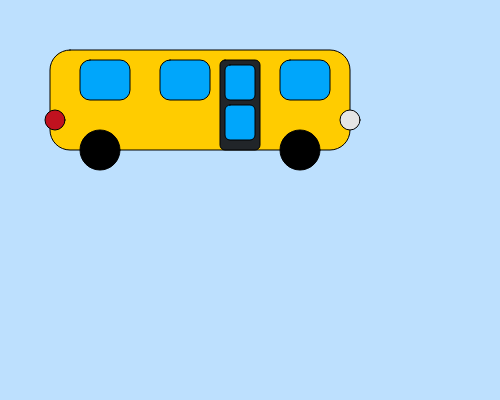
Frame 1 (no input)
Frame 60 (no input): identical to frame 1, image omitted
Frame 120 (the mouse pressed at the canvas centre since frame 60): identical to frame 1, image omitted

The p5.js sketch that drew this single still picture (run headless with seeded random() and noise() and a simulated clock; from frame 60 on, the mouse is pressed at the canvas centre):

// p5.js sketch
// ── sketch.js
function setup() {
  createCanvas(500, 400);//size of the canvas
}

function draw() {
  background('#bde0fe');//background color

  //body of the bus
  fill(255, 204, 0);//yellow color
  rect(50, 50, 300, 100, 20);//size of the rectangle with border radius 

  //windows of the bus
  fill('#00a6fb');// blue color
  rect(80, 60, 50, 40, 10); //window 1
  rect(160, 60, 50, 40, 10); //window 2
  rect(280, 60, 50, 40, 10); //window 3

  //wheels of the bus
  fill(0);//black color
  ellipse(100, 150, 40, 40);//back wheels
  ellipse(300, 150, 40, 40);// font wheels
  
  //door of the bus
  fill('#212529');//gray color
  rect(220, 60, 40, 90, 5);//size and position of the door
  
  //windows inside the door
  fill('#00a6fb');//same color with all the windows
  rect(225, 65, 30, 35, 5); //top window
  rect(225, 105, 30, 35, 5);//bottom window

  //lights of the bus
  fill('#c1121f');//red color
  ellipse(55, 120, 20, 20);//backlight
   fill('#e5e5e5');//light gray color
  ellipse(350, 120, 20, 20);//headlights

}
